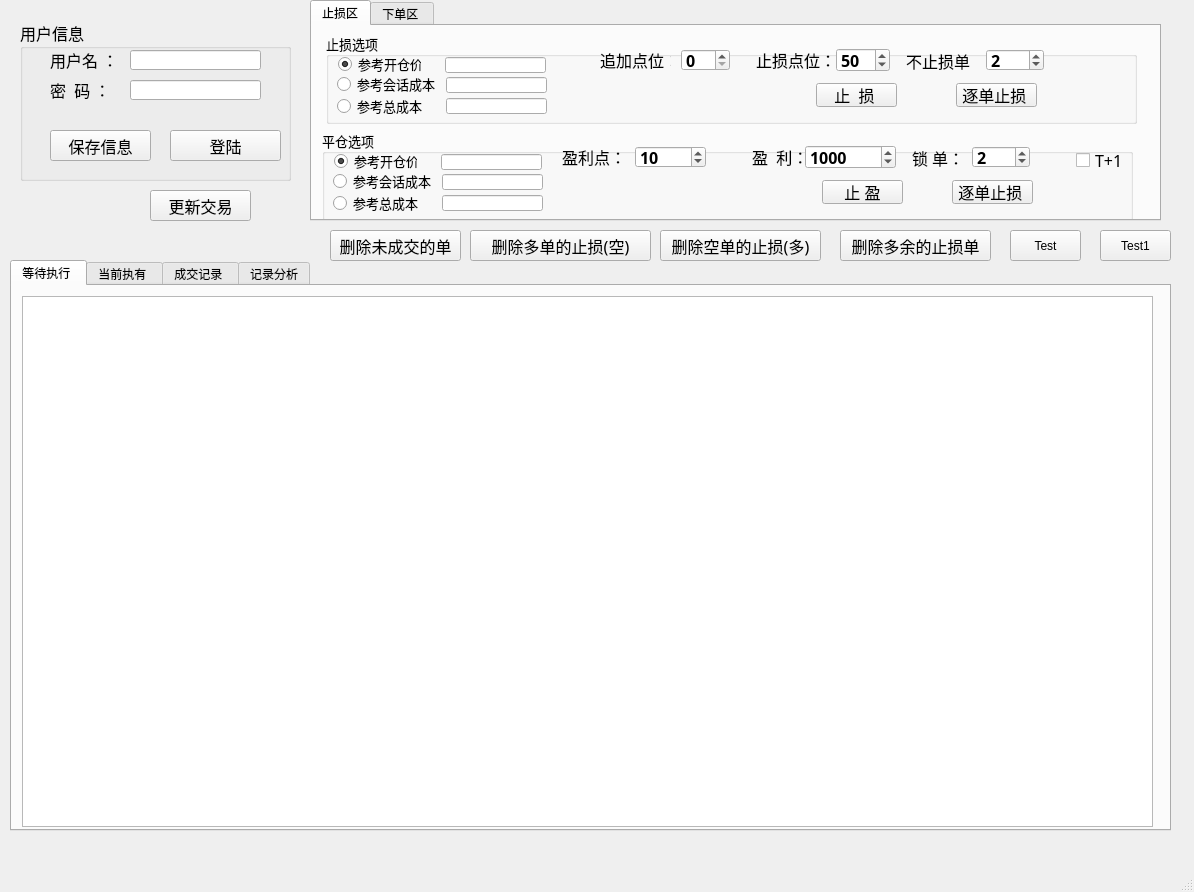
<?xml version="1.0" encoding="UTF-8"?>
<ui version="4.0">
 <class>MainWindow</class>
 <widget class="QMainWindow" name="MainWindow">
  <property name="geometry">
   <rect>
    <x>0</x>
    <y>0</y>
    <width>1194</width>
    <height>892</height>
   </rect>
  </property>
  <property name="windowTitle">
   <string>MainWindow</string>
  </property>
  <widget class="QWidget" name="centralwidget">
   <widget class="QTabWidget" name="t_his">
    <property name="geometry">
     <rect>
      <x>10</x>
      <y>260</y>
      <width>1161</width>
      <height>571</height>
     </rect>
    </property>
    <property name="cursor">
     <cursorShape>ArrowCursor</cursorShape>
    </property>
    <property name="currentIndex">
     <number>0</number>
    </property>
    <widget class="QWidget" name="t_wait">
     <attribute name="title">
      <string>等待执行 </string>
     </attribute>
     <widget class="QTableWidget" name="table_wait">
      <property name="geometry">
       <rect>
        <x>10</x>
        <y>10</y>
        <width>1131</width>
        <height>531</height>
       </rect>
      </property>
     </widget>
    </widget>
    <widget class="QWidget" name="t_hold">
     <attribute name="title">
      <string>当前执有 </string>
     </attribute>
     <widget class="QTableWidget" name="table_hold">
      <property name="geometry">
       <rect>
        <x>10</x>
        <y>10</y>
        <width>1121</width>
        <height>521</height>
       </rect>
      </property>
     </widget>
    </widget>
    <widget class="QWidget" name="tab2">
     <attribute name="title">
      <string>成交记录 </string>
     </attribute>
     <widget class="QTableWidget" name="table_his">
      <property name="geometry">
       <rect>
        <x>15</x>
        <y>11</y>
        <width>1121</width>
        <height>521</height>
       </rect>
      </property>
     </widget>
    </widget>
    <widget class="QWidget" name="tab">
     <attribute name="title">
      <string>记录分析</string>
     </attribute>
     <widget class="QTableWidget" name="table_comm">
      <property name="geometry">
       <rect>
        <x>10</x>
        <y>10</y>
        <width>1131</width>
        <height>531</height>
       </rect>
      </property>
     </widget>
    </widget>
   </widget>
   <widget class="QGroupBox" name="groupBox">
    <property name="geometry">
     <rect>
      <x>20</x>
      <y>20</y>
      <width>271</width>
      <height>161</height>
     </rect>
    </property>
    <property name="font">
     <font>
      <family>新宋体</family>
      <pointsize>12</pointsize>
     </font>
    </property>
    <property name="title">
     <string>用户信息</string>
    </property>
    <widget class="QLineEdit" name="l_pwd">
     <property name="geometry">
      <rect>
       <x>110</x>
       <y>60</y>
       <width>131</width>
       <height>20</height>
      </rect>
     </property>
     <property name="font">
      <font>
       <family>新宋体</family>
       <pointsize>12</pointsize>
      </font>
     </property>
     <property name="text">
      <string/>
     </property>
     <property name="echoMode">
      <enum>QLineEdit::Password</enum>
     </property>
    </widget>
    <widget class="QLabel" name="label_6">
     <property name="geometry">
      <rect>
       <x>30</x>
       <y>30</y>
       <width>71</width>
       <height>19</height>
      </rect>
     </property>
     <property name="font">
      <font>
       <family>新宋体</family>
       <pointsize>12</pointsize>
      </font>
     </property>
     <property name="text">
      <string>用户名 ：</string>
     </property>
    </widget>
    <widget class="QLineEdit" name="l_user">
     <property name="geometry">
      <rect>
       <x>110</x>
       <y>30</y>
       <width>131</width>
       <height>20</height>
      </rect>
     </property>
     <property name="font">
      <font>
       <family>新宋体</family>
       <pointsize>12</pointsize>
      </font>
     </property>
     <property name="text">
      <string/>
     </property>
     <property name="frame">
      <bool>true</bool>
     </property>
     <property name="readOnly">
      <bool>false</bool>
     </property>
    </widget>
    <widget class="QLabel" name="label_7">
     <property name="geometry">
      <rect>
       <x>30</x>
       <y>60</y>
       <width>71</width>
       <height>19</height>
      </rect>
     </property>
     <property name="font">
      <font>
       <family>新宋体</family>
       <pointsize>12</pointsize>
      </font>
     </property>
     <property name="text">
      <string>密  码 ：</string>
     </property>
    </widget>
    <widget class="QPushButton" name="b_login">
     <property name="geometry">
      <rect>
       <x>150</x>
       <y>110</y>
       <width>111</width>
       <height>31</height>
      </rect>
     </property>
     <property name="text">
      <string>登陆</string>
     </property>
    </widget>
    <widget class="QPushButton" name="b_info">
     <property name="geometry">
      <rect>
       <x>30</x>
       <y>110</y>
       <width>101</width>
       <height>31</height>
      </rect>
     </property>
     <property name="font">
      <font>
       <family>新宋体</family>
       <pointsize>12</pointsize>
      </font>
     </property>
     <property name="text">
      <string>保存信息</string>
     </property>
    </widget>
   </widget>
   <widget class="QPushButton" name="b_orderlist">
    <property name="geometry">
     <rect>
      <x>150</x>
      <y>190</y>
      <width>101</width>
      <height>31</height>
     </rect>
    </property>
    <property name="font">
     <font>
      <family>新宋体</family>
      <pointsize>12</pointsize>
     </font>
    </property>
    <property name="text">
     <string>更新交易</string>
    </property>
   </widget>
   <widget class="QTabWidget" name="tabWidget">
    <property name="geometry">
     <rect>
      <x>310</x>
      <y>0</y>
      <width>851</width>
      <height>221</height>
     </rect>
    </property>
    <property name="currentIndex">
     <number>0</number>
    </property>
    <widget class="QWidget" name="tab_stop">
     <attribute name="title">
      <string>止损区</string>
     </attribute>
     <widget class="QGroupBox" name="grStop">
      <property name="geometry">
       <rect>
        <x>14</x>
        <y>7</y>
        <width>811</width>
        <height>91</height>
       </rect>
      </property>
      <property name="font">
       <font>
        <family>Adobe Arabic</family>
        <pointsize>10</pointsize>
       </font>
      </property>
      <property name="title">
       <string>止损选项</string>
      </property>
      <widget class="QPushButton" name="b_checkstop">
       <property name="geometry">
        <rect>
         <x>630</x>
         <y>50</y>
         <width>81</width>
         <height>24</height>
        </rect>
       </property>
       <property name="font">
        <font>
         <family>新宋体</family>
         <pointsize>12</pointsize>
        </font>
       </property>
       <property name="text">
        <string>逐单止损 </string>
       </property>
      </widget>
      <widget class="QSpinBox" name="box_nostop">
       <property name="geometry">
        <rect>
         <x>660</x>
         <y>16</y>
         <width>58</width>
         <height>22</height>
        </rect>
       </property>
       <property name="font">
        <font>
         <family>宋体</family>
         <pointsize>12</pointsize>
         <weight>75</weight>
         <bold>true</bold>
        </font>
       </property>
       <property name="maximum">
        <number>500</number>
       </property>
       <property name="value">
        <number>2</number>
       </property>
      </widget>
      <widget class="QSpinBox" name="box_add">
       <property name="geometry">
        <rect>
         <x>355</x>
         <y>16</y>
         <width>49</width>
         <height>22</height>
        </rect>
       </property>
       <property name="font">
        <font>
         <family>宋体</family>
         <pointsize>12</pointsize>
         <weight>75</weight>
         <bold>true</bold>
        </font>
       </property>
       <property name="maximum">
        <number>50</number>
       </property>
       <property name="value">
        <number>0</number>
       </property>
      </widget>
      <widget class="QLabel" name="label_5">
       <property name="geometry">
        <rect>
         <x>580</x>
         <y>18</y>
         <width>71</width>
         <height>19</height>
        </rect>
       </property>
       <property name="font">
        <font>
         <family>Adobe Arabic</family>
         <pointsize>12</pointsize>
        </font>
       </property>
       <property name="text">
        <string>不止损单 ：</string>
       </property>
      </widget>
      <widget class="QLabel" name="label_3">
       <property name="geometry">
        <rect>
         <x>274</x>
         <y>17</y>
         <width>71</width>
         <height>19</height>
        </rect>
       </property>
       <property name="font">
        <font>
         <family>Adobe Arabic</family>
         <pointsize>12</pointsize>
        </font>
       </property>
       <property name="text">
        <string>追加点位：  </string>
       </property>
      </widget>
      <widget class="QLabel" name="label_4">
       <property name="geometry">
        <rect>
         <x>430</x>
         <y>17</y>
         <width>80</width>
         <height>19</height>
        </rect>
       </property>
       <property name="font">
        <font>
         <family>Adobe Arabic</family>
         <pointsize>12</pointsize>
        </font>
       </property>
       <property name="text">
        <string>止损点位：</string>
       </property>
      </widget>
      <widget class="QSpinBox" name="box_diff">
       <property name="geometry">
        <rect>
         <x>510</x>
         <y>15</y>
         <width>54</width>
         <height>24</height>
        </rect>
       </property>
       <property name="font">
        <font>
         <family>方正姚体</family>
         <pointsize>12</pointsize>
         <weight>75</weight>
         <bold>true</bold>
        </font>
       </property>
       <property name="maximum">
        <number>500</number>
       </property>
       <property name="value">
        <number>50</number>
       </property>
      </widget>
      <widget class="QRadioButton" name="rStop1">
       <property name="geometry">
        <rect>
         <x>12</x>
         <y>23</y>
         <width>83</width>
         <height>16</height>
        </rect>
       </property>
       <property name="text">
        <string>参考开仓价</string>
       </property>
       <property name="checked">
        <bool>true</bool>
       </property>
      </widget>
      <widget class="QRadioButton" name="rStop2">
       <property name="geometry">
        <rect>
         <x>11</x>
         <y>43</y>
         <width>101</width>
         <height>16</height>
        </rect>
       </property>
       <property name="text">
        <string>参考会话成本 </string>
       </property>
      </widget>
      <widget class="QRadioButton" name="rStop3">
       <property name="geometry">
        <rect>
         <x>11</x>
         <y>65</y>
         <width>89</width>
         <height>16</height>
        </rect>
       </property>
       <property name="text">
        <string>参考总成本 </string>
       </property>
      </widget>
      <widget class="QLineEdit" name="txt1">
       <property name="geometry">
        <rect>
         <x>119</x>
         <y>24</y>
         <width>101</width>
         <height>16</height>
        </rect>
       </property>
       <property name="styleSheet">
        <string notr="true"/>
       </property>
       <property name="text">
        <string/>
       </property>
       <property name="readOnly">
        <bool>true</bool>
       </property>
      </widget>
      <widget class="QLineEdit" name="txt2">
       <property name="geometry">
        <rect>
         <x>120</x>
         <y>44</y>
         <width>101</width>
         <height>16</height>
        </rect>
       </property>
       <property name="readOnly">
        <bool>true</bool>
       </property>
      </widget>
      <widget class="QLineEdit" name="txt3">
       <property name="geometry">
        <rect>
         <x>120</x>
         <y>65</y>
         <width>101</width>
         <height>16</height>
        </rect>
       </property>
       <property name="readOnly">
        <bool>true</bool>
       </property>
      </widget>
      <widget class="QPushButton" name="b_gostop">
       <property name="geometry">
        <rect>
         <x>490</x>
         <y>50</y>
         <width>81</width>
         <height>24</height>
        </rect>
       </property>
       <property name="font">
        <font>
         <family>新宋体</family>
         <pointsize>12</pointsize>
        </font>
       </property>
       <property name="text">
        <string>止  损 </string>
       </property>
      </widget>
     </widget>
     <widget class="QGroupBox" name="grClose">
      <property name="geometry">
       <rect>
        <x>10</x>
        <y>104</y>
        <width>811</width>
        <height>91</height>
       </rect>
      </property>
      <property name="font">
       <font>
        <family>Adobe Arabic</family>
        <pointsize>10</pointsize>
       </font>
      </property>
      <property name="title">
       <string>平仓选项</string>
      </property>
      <widget class="QPushButton" name="b_close2">
       <property name="geometry">
        <rect>
         <x>630</x>
         <y>50</y>
         <width>81</width>
         <height>24</height>
        </rect>
       </property>
       <property name="font">
        <font>
         <family>新宋体</family>
         <pointsize>12</pointsize>
        </font>
       </property>
       <property name="text">
        <string>逐单止损 </string>
       </property>
      </widget>
      <widget class="QSpinBox" name="box_c3">
       <property name="geometry">
        <rect>
         <x>650</x>
         <y>16</y>
         <width>58</width>
         <height>22</height>
        </rect>
       </property>
       <property name="font">
        <font>
         <family>宋体</family>
         <pointsize>12</pointsize>
         <weight>75</weight>
         <bold>true</bold>
        </font>
       </property>
       <property name="maximum">
        <number>500</number>
       </property>
       <property name="value">
        <number>2</number>
       </property>
      </widget>
      <widget class="QSpinBox" name="box_c1">
       <property name="geometry">
        <rect>
         <x>313</x>
         <y>16</y>
         <width>71</width>
         <height>22</height>
        </rect>
       </property>
       <property name="font">
        <font>
         <family>宋体</family>
         <pointsize>12</pointsize>
         <weight>75</weight>
         <bold>true</bold>
        </font>
       </property>
       <property name="minimum">
        <number>0</number>
       </property>
       <property name="maximum">
        <number>500</number>
       </property>
       <property name="value">
        <number>10</number>
       </property>
      </widget>
      <widget class="QLabel" name="label_16">
       <property name="geometry">
        <rect>
         <x>590</x>
         <y>18</y>
         <width>51</width>
         <height>19</height>
        </rect>
       </property>
       <property name="font">
        <font>
         <family>Adobe Arabic</family>
         <pointsize>12</pointsize>
        </font>
       </property>
       <property name="text">
        <string>锁 单：</string>
       </property>
      </widget>
      <widget class="QLabel" name="label_17">
       <property name="geometry">
        <rect>
         <x>240</x>
         <y>17</y>
         <width>61</width>
         <height>19</height>
        </rect>
       </property>
       <property name="font">
        <font>
         <family>Adobe Arabic</family>
         <pointsize>12</pointsize>
        </font>
       </property>
       <property name="text">
        <string>盈利点：  </string>
       </property>
      </widget>
      <widget class="QLabel" name="label_18">
       <property name="geometry">
        <rect>
         <x>430</x>
         <y>17</y>
         <width>51</width>
         <height>19</height>
        </rect>
       </property>
       <property name="font">
        <font>
         <family>Adobe Arabic</family>
         <pointsize>12</pointsize>
        </font>
       </property>
       <property name="text">
        <string>盈  利：</string>
       </property>
      </widget>
      <widget class="QSpinBox" name="box_c2">
       <property name="geometry">
        <rect>
         <x>483</x>
         <y>15</y>
         <width>91</width>
         <height>24</height>
        </rect>
       </property>
       <property name="font">
        <font>
         <family>方正姚体</family>
         <pointsize>12</pointsize>
         <weight>75</weight>
         <bold>true</bold>
        </font>
       </property>
       <property name="minimum">
        <number>0</number>
       </property>
       <property name="maximum">
        <number>499998</number>
       </property>
       <property name="singleStep">
        <number>50</number>
       </property>
       <property name="value">
        <number>1000</number>
       </property>
       <property name="displayIntegerBase">
        <number>10</number>
       </property>
      </widget>
      <widget class="QRadioButton" name="rClose1">
       <property name="geometry">
        <rect>
         <x>12</x>
         <y>23</y>
         <width>83</width>
         <height>16</height>
        </rect>
       </property>
       <property name="text">
        <string>参考开仓价</string>
       </property>
       <property name="checked">
        <bool>true</bool>
       </property>
      </widget>
      <widget class="QRadioButton" name="rClose2">
       <property name="geometry">
        <rect>
         <x>11</x>
         <y>43</y>
         <width>101</width>
         <height>16</height>
        </rect>
       </property>
       <property name="text">
        <string>参考会话成本 </string>
       </property>
      </widget>
      <widget class="QRadioButton" name="rClose3">
       <property name="geometry">
        <rect>
         <x>11</x>
         <y>65</y>
         <width>89</width>
         <height>16</height>
        </rect>
       </property>
       <property name="text">
        <string>参考总成本 </string>
       </property>
      </widget>
      <widget class="QLineEdit" name="txt_c1">
       <property name="geometry">
        <rect>
         <x>119</x>
         <y>24</y>
         <width>101</width>
         <height>16</height>
        </rect>
       </property>
       <property name="styleSheet">
        <string notr="true"/>
       </property>
       <property name="text">
        <string/>
       </property>
       <property name="readOnly">
        <bool>true</bool>
       </property>
      </widget>
      <widget class="QLineEdit" name="txt_c2">
       <property name="geometry">
        <rect>
         <x>120</x>
         <y>44</y>
         <width>101</width>
         <height>16</height>
        </rect>
       </property>
       <property name="readOnly">
        <bool>true</bool>
       </property>
      </widget>
      <widget class="QLineEdit" name="txt_c3">
       <property name="geometry">
        <rect>
         <x>120</x>
         <y>65</y>
         <width>101</width>
         <height>16</height>
        </rect>
       </property>
       <property name="readOnly">
        <bool>true</bool>
       </property>
      </widget>
      <widget class="QPushButton" name="b_close1">
       <property name="geometry">
        <rect>
         <x>500</x>
         <y>50</y>
         <width>81</width>
         <height>24</height>
        </rect>
       </property>
       <property name="font">
        <font>
         <family>新宋体</family>
         <pointsize>12</pointsize>
        </font>
       </property>
       <property name="text">
        <string>止 盈</string>
       </property>
      </widget>
      <widget class="QCheckBox" name="c_close1">
       <property name="geometry">
        <rect>
         <x>754</x>
         <y>20</y>
         <width>51</width>
         <height>20</height>
        </rect>
       </property>
       <property name="font">
        <font>
         <family>新宋体</family>
         <pointsize>12</pointsize>
        </font>
       </property>
       <property name="text">
        <string>T+1</string>
       </property>
      </widget>
     </widget>
    </widget>
    <widget class="QWidget" name="tab_order">
     <attribute name="title">
      <string>下单区 </string>
     </attribute>
     <widget class="QComboBox" name="box_product">
      <property name="geometry">
       <rect>
        <x>70</x>
        <y>10</y>
        <width>141</width>
        <height>21</height>
       </rect>
      </property>
      <property name="font">
       <font>
        <family>新宋体</family>
        <pointsize>12</pointsize>
        <weight>75</weight>
        <bold>true</bold>
       </font>
      </property>
     </widget>
     <widget class="QLabel" name="label">
      <property name="geometry">
       <rect>
        <x>10</x>
        <y>10</y>
        <width>61</width>
        <height>19</height>
       </rect>
      </property>
      <property name="font">
       <font>
        <family>新宋体</family>
        <pointsize>12</pointsize>
       </font>
      </property>
      <property name="text">
       <string>产 品：</string>
      </property>
     </widget>
     <widget class="QComboBox" name="box_month">
      <property name="geometry">
       <rect>
        <x>310</x>
        <y>10</y>
        <width>151</width>
        <height>23</height>
       </rect>
      </property>
      <property name="font">
       <font>
        <family>新宋体</family>
        <pointsize>12</pointsize>
        <weight>75</weight>
        <bold>true</bold>
       </font>
      </property>
     </widget>
     <widget class="QLabel" name="label_2">
      <property name="geometry">
       <rect>
        <x>230</x>
        <y>10</y>
        <width>67</width>
        <height>19</height>
       </rect>
      </property>
      <property name="font">
       <font>
        <family>Adobe Arabic</family>
        <pointsize>12</pointsize>
       </font>
      </property>
      <property name="text">
       <string>到期月份:</string>
      </property>
     </widget>
     <widget class="QCheckBox" name="c_t1">
      <property name="geometry">
       <rect>
        <x>486</x>
        <y>14</y>
        <width>71</width>
        <height>16</height>
       </rect>
      </property>
      <property name="font">
       <font>
        <family>新宋体</family>
        <pointsize>12</pointsize>
       </font>
      </property>
      <property name="text">
       <string>T+1</string>
      </property>
     </widget>
     <widget class="QGroupBox" name="gr_stop">
      <property name="geometry">
       <rect>
        <x>20</x>
        <y>70</y>
        <width>511</width>
        <height>101</height>
       </rect>
      </property>
      <property name="font">
       <font>
        <family>微软雅黑</family>
        <pointsize>12</pointsize>
       </font>
      </property>
      <property name="title">
       <string>止损选项 </string>
      </property>
      <widget class="QLabel" name="label_11">
       <property name="geometry">
        <rect>
         <x>200</x>
         <y>30</y>
         <width>81</width>
         <height>19</height>
        </rect>
       </property>
       <property name="font">
        <font>
         <family>新宋体</family>
         <pointsize>12</pointsize>
        </font>
       </property>
       <property name="text">
        <string>止损类型 ：</string>
       </property>
      </widget>
      <widget class="QLabel" name="label_10">
       <property name="geometry">
        <rect>
         <x>20</x>
         <y>30</y>
         <width>81</width>
         <height>19</height>
        </rect>
       </property>
       <property name="font">
        <font>
         <family>新宋体</family>
         <pointsize>12</pointsize>
        </font>
       </property>
       <property name="text">
        <string>触发价 ：</string>
       </property>
      </widget>
      <widget class="QSpinBox" name="box_stop_price">
       <property name="geometry">
        <rect>
         <x>90</x>
         <y>30</y>
         <width>91</width>
         <height>22</height>
        </rect>
       </property>
       <property name="font">
        <font>
         <family>方正姚体</family>
         <pointsize>12</pointsize>
         <weight>75</weight>
         <bold>true</bold>
        </font>
       </property>
       <property name="minimum">
        <number>10000</number>
       </property>
       <property name="maximum">
        <number>40000</number>
       </property>
       <property name="value">
        <number>30600</number>
       </property>
      </widget>
      <widget class="QComboBox" name="box_stop_type">
       <property name="geometry">
        <rect>
         <x>280</x>
         <y>30</y>
         <width>151</width>
         <height>23</height>
        </rect>
       </property>
       <property name="font">
        <font>
         <family>新宋体</family>
         <pointsize>12</pointsize>
        </font>
       </property>
      </widget>
      <widget class="QPushButton" name="b_stopsell">
       <property name="geometry">
        <rect>
         <x>390</x>
         <y>60</y>
         <width>101</width>
         <height>30</height>
        </rect>
       </property>
       <property name="font">
        <font>
         <family>新宋体</family>
         <pointsize>12</pointsize>
        </font>
       </property>
       <property name="text">
        <string>触发空单 </string>
       </property>
      </widget>
      <widget class="QPushButton" name="b_stopbuy">
       <property name="geometry">
        <rect>
         <x>280</x>
         <y>60</y>
         <width>101</width>
         <height>30</height>
        </rect>
       </property>
       <property name="font">
        <font>
         <family>新宋体</family>
         <pointsize>12</pointsize>
        </font>
       </property>
       <property name="text">
        <string>触发多单 </string>
       </property>
      </widget>
      <widget class="QLabel" name="label_12">
       <property name="geometry">
        <rect>
         <x>20</x>
         <y>70</y>
         <width>81</width>
         <height>19</height>
        </rect>
       </property>
       <property name="font">
        <font>
         <family>Adobe Arabic</family>
         <pointsize>12</pointsize>
        </font>
       </property>
       <property name="text">
        <string>追加点位：  </string>
       </property>
      </widget>
      <widget class="QSpinBox" name="box_add2">
       <property name="geometry">
        <rect>
         <x>110</x>
         <y>70</y>
         <width>71</width>
         <height>22</height>
        </rect>
       </property>
       <property name="font">
        <font>
         <family>宋体</family>
         <pointsize>12</pointsize>
         <weight>75</weight>
         <bold>true</bold>
        </font>
       </property>
       <property name="maximum">
        <number>50</number>
       </property>
       <property name="value">
        <number>0</number>
       </property>
      </widget>
     </widget>
     <widget class="QSpinBox" name="box_price">
      <property name="geometry">
       <rect>
        <x>70</x>
        <y>40</y>
        <width>91</width>
        <height>22</height>
       </rect>
      </property>
      <property name="font">
       <font>
        <family>方正姚体</family>
        <pointsize>12</pointsize>
        <weight>75</weight>
        <bold>true</bold>
       </font>
      </property>
      <property name="minimum">
       <number>10000</number>
      </property>
      <property name="maximum">
       <number>40000</number>
      </property>
      <property name="value">
       <number>30600</number>
      </property>
     </widget>
     <widget class="QLabel" name="label_8">
      <property name="geometry">
       <rect>
        <x>10</x>
        <y>40</y>
        <width>51</width>
        <height>20</height>
       </rect>
      </property>
      <property name="font">
       <font>
        <family>新宋体</family>
        <pointsize>12</pointsize>
       </font>
      </property>
      <property name="text">
       <string>价 格：</string>
      </property>
     </widget>
     <widget class="QLabel" name="label_9">
      <property name="geometry">
       <rect>
        <x>230</x>
        <y>40</y>
        <width>51</width>
        <height>19</height>
       </rect>
      </property>
      <property name="font">
       <font>
        <family>Adobe Arabic</family>
        <pointsize>12</pointsize>
       </font>
      </property>
      <property name="text">
       <string>数  量 ：</string>
      </property>
     </widget>
     <widget class="QSpinBox" name="box_qty">
      <property name="geometry">
       <rect>
        <x>290</x>
        <y>40</y>
        <width>51</width>
        <height>22</height>
       </rect>
      </property>
      <property name="font">
       <font>
        <family>方正姚体</family>
        <pointsize>12</pointsize>
        <weight>75</weight>
        <bold>true</bold>
       </font>
      </property>
      <property name="minimum">
       <number>1</number>
      </property>
      <property name="maximum">
       <number>20</number>
      </property>
      <property name="singleStep">
       <number>1</number>
      </property>
      <property name="value">
       <number>1</number>
      </property>
     </widget>
     <widget class="QPushButton" name="b_buy">
      <property name="geometry">
       <rect>
        <x>370</x>
        <y>40</y>
        <width>101</width>
        <height>31</height>
       </rect>
      </property>
      <property name="font">
       <font>
        <family>新宋体</family>
        <pointsize>12</pointsize>
       </font>
      </property>
      <property name="text">
       <string>多单</string>
      </property>
     </widget>
     <widget class="QPushButton" name="b_sell">
      <property name="geometry">
       <rect>
        <x>490</x>
        <y>40</y>
        <width>101</width>
        <height>31</height>
       </rect>
      </property>
      <property name="font">
       <font>
        <family>新宋体</family>
        <pointsize>12</pointsize>
       </font>
      </property>
      <property name="text">
       <string>空单 </string>
      </property>
     </widget>
    </widget>
   </widget>
   <widget class="QPushButton" name="b_delAll">
    <property name="geometry">
     <rect>
      <x>330</x>
      <y>230</y>
      <width>131</width>
      <height>31</height>
     </rect>
    </property>
    <property name="font">
     <font>
      <family>新宋体</family>
      <pointsize>12</pointsize>
     </font>
    </property>
    <property name="text">
     <string>删除未成交的单</string>
    </property>
   </widget>
   <widget class="QPushButton" name="b_delStopB">
    <property name="geometry">
     <rect>
      <x>470</x>
      <y>230</y>
      <width>181</width>
      <height>31</height>
     </rect>
    </property>
    <property name="font">
     <font>
      <family>新宋体</family>
      <pointsize>12</pointsize>
     </font>
    </property>
    <property name="text">
     <string>删除多单的止损(空)</string>
    </property>
   </widget>
   <widget class="QPushButton" name="b_delStopS">
    <property name="geometry">
     <rect>
      <x>660</x>
      <y>230</y>
      <width>161</width>
      <height>31</height>
     </rect>
    </property>
    <property name="font">
     <font>
      <family>新宋体</family>
      <pointsize>12</pointsize>
     </font>
    </property>
    <property name="text">
     <string>删除空单的止损(多)</string>
    </property>
   </widget>
   <widget class="QPushButton" name="b_delStop">
    <property name="geometry">
     <rect>
      <x>840</x>
      <y>230</y>
      <width>151</width>
      <height>31</height>
     </rect>
    </property>
    <property name="font">
     <font>
      <family>新宋体</family>
      <pointsize>12</pointsize>
     </font>
    </property>
    <property name="text">
     <string>删除多余的止损单</string>
    </property>
   </widget>
   <widget class="QPushButton" name="b_test">
    <property name="geometry">
     <rect>
      <x>1010</x>
      <y>230</y>
      <width>71</width>
      <height>31</height>
     </rect>
    </property>
    <property name="text">
     <string>Test</string>
    </property>
   </widget>
   <widget class="QPushButton" name="b_test1">
    <property name="geometry">
     <rect>
      <x>1100</x>
      <y>230</y>
      <width>71</width>
      <height>31</height>
     </rect>
    </property>
    <property name="text">
     <string>Test1</string>
    </property>
   </widget>
  </widget>
  <widget class="QMenuBar" name="menubar">
   <property name="geometry">
    <rect>
     <x>0</x>
     <y>0</y>
     <width>1194</width>
     <height>23</height>
    </rect>
   </property>
  </widget>
  <widget class="QStatusBar" name="statusbar"/>
 </widget>
 <resources/>
 <connections/>
</ui>
